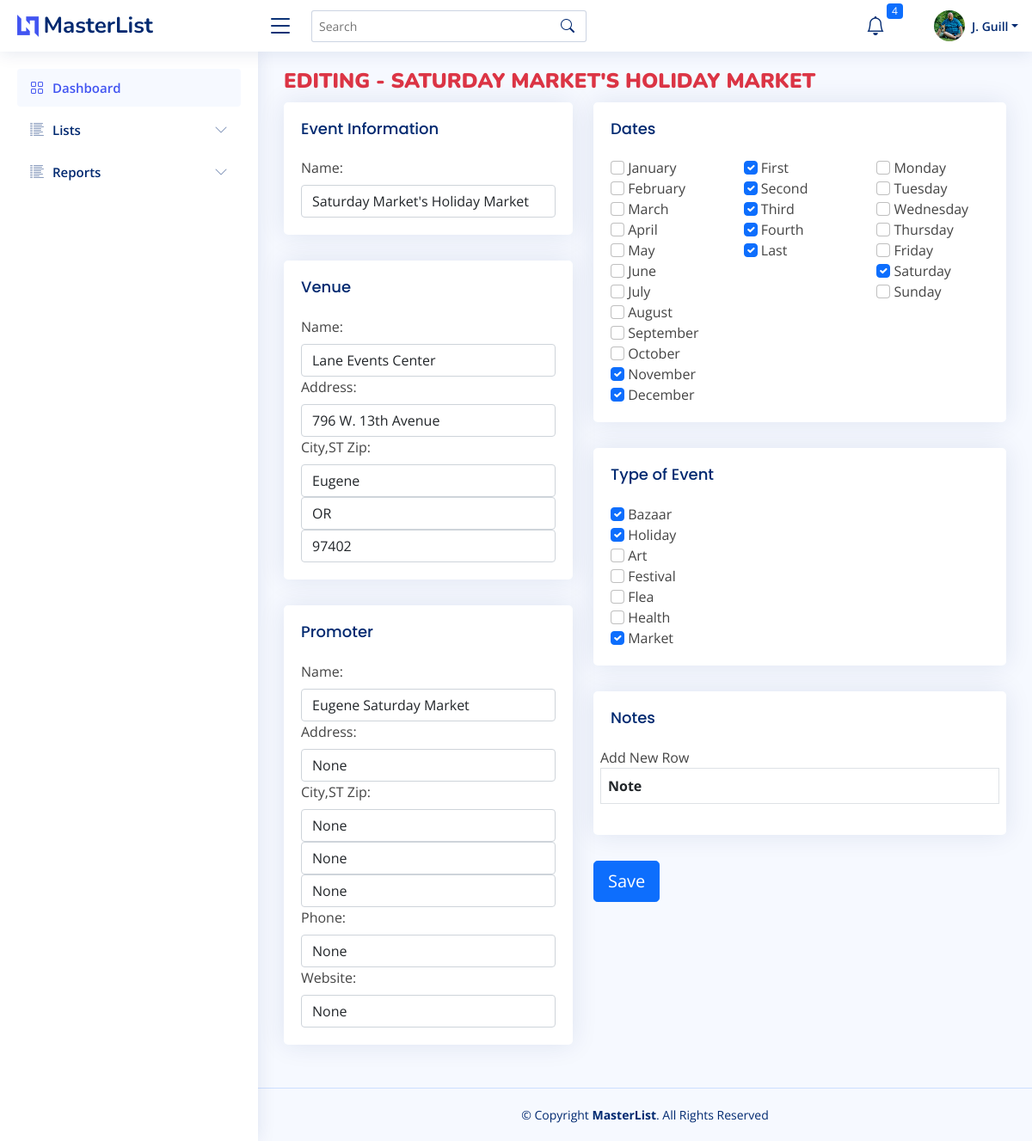
The app's page /masterlist/edit/1 (signed in), older data.
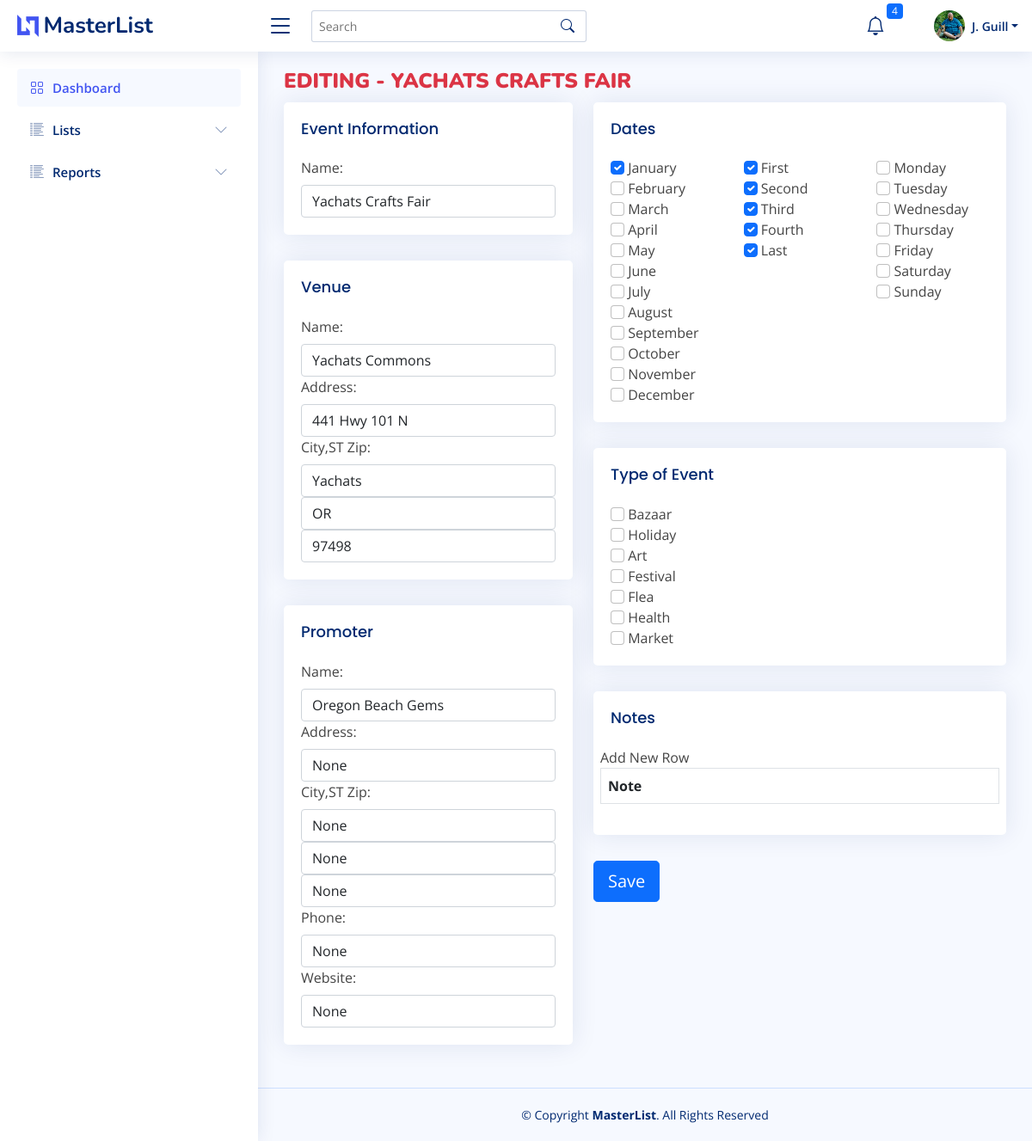
The same page, newer data.
### bazaar/models.py (models this page shows)
class MasterList(db.Model):
    id = db.Column(db.Integer, primary_key=True)
    event_name = db.Column(db.String(150))
    january = db.Column(db.Boolean, default=False)
    february = db.Column(db.Boolean, default=False)
    march = db.Column(db.Boolean, default=False)
    april = db.Column(db.Boolean, default=False)
    may = db.Column(db.Boolean, default=False)
    june = db.Column(db.Boolean, default=False)
    july = db.Column(db.Boolean, default=False)
    august = db.Column(db.Boolean, default=False)
    september = db.Column(db.Boolean, default=False)
    october = db.Column(db.Boolean, default=False)
    november = db.Column(db.Boolean, default=False)
    december = db.Column(db.Boolean, default=False)
    first = db.Column(db.Boolean, default=True)
    second = db.Column(db.Boolean, default=True)
    third = db.Column(db.Boolean, default=True)
    fourth = db.Column(db.Boolean, default=True)
    last = db.Column(db.Boolean, default=True)
    friday = db.Column(db.Boolean, default=False)
    saturday = db.Column(db.Boolean, default=False)
    sunday = db.Column(db.Boolean, default=False)
    monday = db.Column(db.Boolean, default=False)
    tuesday = db.Column(db.Boolean, default=False)
    wednesday = db.Column(db.Boolean, default=False)
    thursday = db.Column(db.Boolean, default=False)
    updated = db.Column(db.Date)
    imagesrc = db.Column(db.Text)
    attendance = db.Column(db.Integer)
    exibitors = db.Column(db.Integer)
    website = db.Column(db.Text)
    dates_text = db.Column(db.Text)
    type_bazaar = db.Column(db.Boolean, default=False)
    type_holiday = db.Column(db.Boolean, default=False)
    type_art = db.Column(db.Boolean, default=False)
    type_festival = db.Column(db.Boolean, default=False)
    type_flea = db.Column(db.Boolean, default=False)
    type_health = db.Column(db.Boolean, default=False)
    type_market = db.Column(db.Boolean, default=False)
    date_created = db.Column(db.DateTime(timezone=True), server_default=func.now())
    date_updated = db.Column(db.DateTime(timezone=True), onupdate=func.now())
    venuefk = db.Column(db.Integer, db.ForeignKey('venue.id'))
    promoterfk = db.Column(db.Integer, db.ForeignKey('promoter.id'))
    venue = db.relationship("Venue", backref=backref("venue", uselist=False))
    promoter = db.relationship("Promoter", backref=backref("promoter", uselist=False))
    notes = db.relationship("Notes", backref=backref("notes", uselist=False))

class Venue(db.Model):
    id = db.Column(db.Integer, primary_key=True)
    name = db.Column(db.String(255))
    address = db.Column(db.String(255))
    city = db.Column(db.String(100))
    state = db.Column(db.String(50))
    zipcode = db.Column(db.String(20))
    phone = db.Column(db.String(20))
    website = db.Column(db.String(255))
    date_created = db.Column(db.DateTime(timezone=True), server_default=func.now())
    date_updated = db.Column(db.DateTime(timezone=True), onupdate=func.now())
    venue_event = db.relationship("MasterList", backref=backref("masterlist", uselist=False))

class Promoter(db.Model):
    id = db.Column(db.Integer, primary_key=True)
    name = db.Column(db.String(255))
    address = db.Column(db.String(255))
    city = db.Column(db.String(100))
    state = db.Column(db.String(50))
    zipcode = db.Column(db.String(20))
    phone = db.Column(db.String(20))
    website = db.Column(db.String(255))
    date_created = db.Column(db.DateTime(timezone=True), server_default=func.now())
    date_updated = db.Column(db.DateTime(timezone=True), onupdate=func.now())
    people = db.relationship("People", backref=backref("promoter_people", uselist=False))

### bazaar/templates/masterlist/masterlist.py (the view, shortened to what this page needs)
@ml.route("/edit/<id>", methods=["GET", "POST"])
@login_required
def edit_single(id):
    record = db.session.query(MasterList).filter(MasterList.id == id).first()
    months = ['January', 'February', 'March', 'April', 'May', 'June', 'July', 'August', 'September', 'October',
              'November', 'December']
    months_values = {"January": record.january, "February": record.february, "March": record.march,
                     "April": record.april, "May": record.may, "June": record.june, "July": record.july,
                     "August": record.august, "September": record.september, "October": record.october,
                     "November": record.november, "December": record.december}
    weeks = ['First', 'Second', 'Third', 'Fourth', 'Last']
    weeks_values = {"First": record.first, "Second": record.second, "Third": record.third, "Fourth": record.fourth,
                    "Last": record.last}
    days = ['Monday', 'Tuesday', 'Wednesday', 'Thursday', 'Friday', 'Saturday', 'Sunday']
    days_values = {"Monday": record.monday, "Tuesday": record.tuesday, "Wednesday": record.wednesday,
                   "Thursday": record.thursday, "Friday": record.friday, "Saturday": record.saturday,
                   "Sunday": record.sunday}
    types = get_types_masterlist()
    types_values = {}
    for type in types:
        types_values[type] = getattr(record, "type_" + type)
    notes = db.session.query(Notes).filter(Notes.masterlistid == id).all()
    contents = {"user": User, "record": record, "notes": notes,
                "months": months, "days": days, "weeks": weeks,
                "v_days": days_values, "v_months": months_values,
                "v_weeks": weeks_values, "types": types,
                "v_types": types_values}
    return render_template("masterlist/edit_single.html", **contents)

### bazaar/models.py (called while the page is built)
    def fullname(self):
        return self.firstname + " " + self.lastname

### bazaar/templates/masterlist/masterlist.py (called while the page is built)
def get_types_masterlist():
    from sqlalchemy import inspect
    inst = inspect(MasterList)
    attr_names = [c_attr.key for c_attr in inst.mapper.column_attrs]
    typelist = []
    for name in attr_names:
        if "type" in name:
            typelist.append(name.replace("type_", ""))
    return typelist

### bazaar/templates/masterlist/edit_single.html (shortened to what the changed rows need)
{% extends "base/base.html" %}
{% block page_title %}
    <b><span class="text-uppercase text-danger">Editing - {{ record.event_name }}</span></b>
{% endblock page_title %}
{% block main_content %}
    <section class="section">
        <form class="form" method="POST" action="{{ url_for('masterlist.edit_single', id=record.id) }}">
            <div class="row">
                <div class="col-md-5">
                    <div class="card">
                        <div class="card-body">
                            <h5 class="card-title">Event Information</h5>
                            <label for="event_name" class="form-label">Name:</label>
                            <input type="text" class="form-control" name="event_name" id="event_name"
                                   value="{{ record.event_name }}">
                        </div>
                    </div>
                    <div class="card">
                        <div class="card-body">
                            <h5 class="card-title">Venue</h5>
                            <label for="name" class="form-label">Name:</label>
                            <input type="text" class="form-control" name="name" id="name"
                                   value="{{ record.venue.name }}">
                            <label for="address" class="form-label">Address:</label>
                            <input type="text" class="form-control" name="address" id="address"
                                   value="{{ record.venue.address }}">
                            <label for="city" class="form-label">City,ST Zip:</label>
                            <input type="text" class="form-control" name="city" id="city"
                                   value="{{ record.venue.city }}">
                            <input type="text" class="form-control" name="state" id="state"
                                   value="{{ record.venue.state }}">
                            <input type="text" class="form-control" name="zipcode" id="zipcode"
                                   value="{{ record.venue.zipcode }}">
                        </div>
                    </div>
                    <div class="card">
                        <div class="card-body">
                            <h5 class="card-title">Promoter</h5>
                            <label for="p_name" class="form-label">Name:</label>
                            <input type="text" class="form-control" name="p_name" id="p_name"
                                   value="{{ record.promoter.name }}">
                            <label for="p_address" class="form-label">Address:</label>
                            <input type="text" class="form-control" name="p_address" id="p_address"
                                   value="{{ record.promoter.address }}">
                            <label for="p_city" class="form-label">City,ST Zip:</label>
                            <input type="text" class="form-control" name="p_city" id="p_city"
                                   value="{{ record.promoter.city }}">
                            <input type="text" class="form-control" name="p_state" id="p_state"
                                   value="{{ record.promoter.state }}">
                            <input type="text" class="form-control" name="p_zipcode" id="p_zipcode"
                                   value="{{ record.promoter.zipcode }}">
                            <label for="p_phone" class="form-label">Phone:</label>
                            <input type="tel" class="form-control" name="p_phone" id="p_phone"
                                   value="{{ record.promoter.phone }}">
                            <label for="p_website" class="form-label">Website:</label>
                            <input type="text" class="form-control" name="p_website" id="p_website"
                                   value="{{ record.promoter.website }}">
                        </div>
                    </div>
                </div>
                <div class="col-md-7">
                    <div class="card">
                        <div class="card-body">
                            <div class="row">
                                <div id="months" class="col-4">
                                    {% for month in months %}
                                        <input class="form-check-input"
                                               type="checkbox"
                                               id="{{ month }}"
                                               name="months"
                                               value="{{ month | lower }}"
                                               {% if v_months[month] == True %}checked{% endif %}>
                                        <label class="form-check-label" for="{{ month }}">{{ month }}</label><br>
                                    {% endfor %}
                                </div>
                                <div id="dayofweek" class="col-4">
                                    {% for day in days %}
                                        <input class="form-check-input"
                                               type="checkbox"
                                               id="{{ day }}"
                                               name="days"
                                               value="{{ day | lower }}"
                                               {% if v_days[day] == True %}checked{% endif %}
                                        >
                                        <label class="form-check-label" for="{{ day }}">{{ day }}</label><br>
                                    {% endfor %}
                                </div>
                            </div>
                        </div>
                    </div>
                    <div class="card">
                        <div class="card-body">
                            <div class="row-cols-2">
                                <div class="col-6">
                                    {% for type in types %}
                                        <input class="form-check-input"
                                               type="checkbox"
                                               id="{{ type }}"
                                               name="type"
                                               value="{{ type | lower }}"
                                               {% if v_types[type] == True %}checked{% endif %}
                                        >
                                        <label class="form-check-label" for="{{ type }}">{{ type.title() }}</label><br>
                                    {% endfor %}
                                </div>
                            </div>
                        </div>
                    </div>
                    <div class="card">
                        <div class="card-body">
                            <div class="col">
                                <div class="row">
                                    <table id="notes" class="table table-bordered table-hover">
                                        <thead>
                                        <tr>
                                            <th>Note</th>
                                        </tr>
                                        </thead>
                                    </table>
                                </div>
                            </div>
                        </div>
                    </div>
                </div>
            </div>
        </form>
    </section>
{% endblock main_content %}

Row changes from the older to the newer data that the page shows:
changed MasterList: event_name "SATURDAY MARKET'S HOLIDAY MARKET" → "YACHATS CRAFTS FAIR"; event_name "Saturday Market's Holiday Market" → "Yachats Crafts Fair"
changed Venue "OR": name "Lane Events Center" → "Yachats Commons"; address "796 W. 13th Avenue" → "441 Hwy 101 N"; city "Eugene" → "Yachats"; zipcode "97402" → "97498"
changed Promoter "None": p_name "Eugene Saturday Market" → "Oregon Beach Gems"
Text that changed along with them:
form field months: "☐" → "☑"
form field months: "☑" → "☐"
form field days: "☑" → "☐"
form field type: "☑" → "☐"
